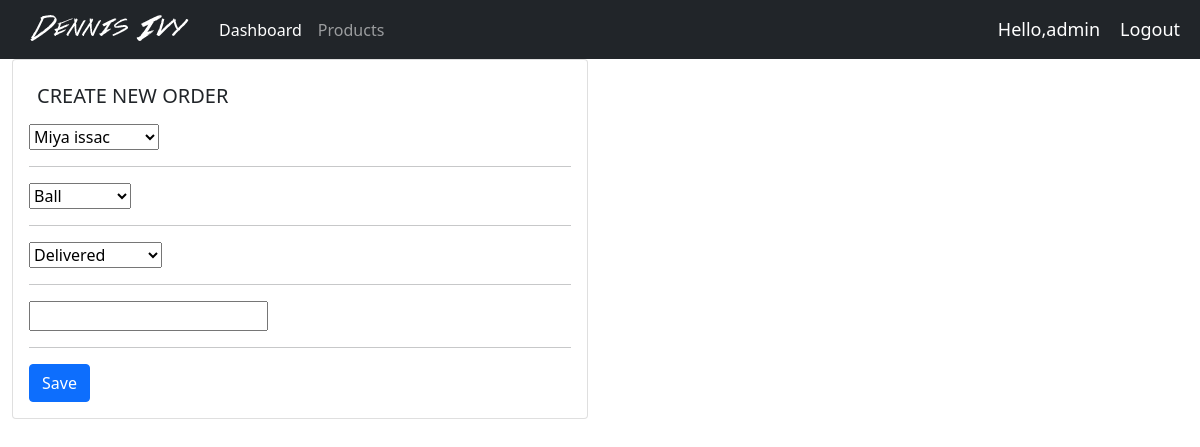
The app's page /accounts/8/update/ (signed in) with its own data.
### accounts/models.py (models this page shows, shortened)
class Order(models.Model):
    STATUS=(
        ('Pending','Pending'),
        ('Out of Delivery','Out of delivery'),
        ('Delivered','Delivered'),
    )
    customer=models.ForeignKey(Customer,on_delete=models.SET_NULL,null=True)
    product=models.ForeignKey(Product,on_delete=models.SET_NULL,null=True)
    data_created=models.DateTimeField(auto_now_add=True,null=True,blank=True)
    status=models.CharField(max_length=200,null=True,choices=STATUS)
    note=models.CharField(max_length=100,null=True)

### accounts/decorators.py (the view)
        def wrapper_func(request, *args, **kwargs):
            group=None
            if request.user.groups.exists():
                group=request.user.groups.all()[0].name
            if group in allowed_roles:
                return view_func(request, *args, **kwargs)
            else:
                return HttpResponse('You are not authorised to view this page')

### accounts/forms.py
class Orderform(forms.ModelForm):
    class Meta:
        model=Order
        fields="__all__"

### accounts/models.py (called while the page is built)
    def __str__(self):
        return self.name

    def __str__(self):
        return self.name

### accounts/views.py (called while the page is built)
@login_required(login_url='login')
@allowed_used(allowed_roles=['admin'])
def updateOrder(request, pk):
    order = Order.objects.get(id=pk)
    form = Orderform(instance=order)
    if request.method == 'POST':
	    form = Orderform(request.POST, instance=order)
	    if form.is_valid():
		    form.save()
		    return render(request, 'accounts/dashboard.html')
    context =  {'form':form}
    return render(request, 'accounts/Order_form.html', context)

### accounts/templates/accounts/Order_form.html (shortened to what this page needs)
{% extends 'accounts/basic.html' %}
{% block content %}
<div class="container-fluid" style="height:100vh;" >
    <div class="row">
        <div class="col-md-6">
            <div class="card card-body">
                <h5 class="p-2">CREATE NEW ORDER</h5>
                <form action="" method="POST">
                        {% for form in form %}
                            {{form}}
                            <hr>
                        {% endfor %}
                        <input class="btn btn-primary" type="submit" value="Save">
                </form>
            </div>
        </div>
    </div>
</div>
{% endblock  %}

### accounts/templates/accounts/basic.html (shortened to what this page needs)
{% load static %}
<!DOCTYPE html>
<html lang="en">
<head>
	<link rel="stylesheet" type="text/css" href="{% static '/css/style.css' %}">
	<link href="https://cdn.jsdelivr.net/npm/bootstrap@5.1.0/dist/css/bootstrap.min.css" rel="stylesheet">
</head>
<body>
	<nav class="navbar navbar-expand-lg navbar-dark bg-dark">
		<div class="container-fluid">
		  <img src="{% static '/images/logo.png' %}" >
		  <div class="collapse navbar-collapse" id="navbarNav">
			<ul class="navbar-nav">
				{% if request.user.is_staff %}
			  <li class="nav-item">
				<a class="nav-link active" aria-current="page" href="{% url 'home' %}">Dashboard</a>
			  </li>
			  <li class="nav-item">
				<a class="nav-link" href="{% url 'products' %}">Products</a>
			  </li>
			   	{% else %}
			  <li class="nav-item">
				<a class="nav-link" href="{% url 'account_settings' %}">Settings</a>
			  </li>
			  {% endif %}
			</ul>
		  </div>
		</div>
		<span class="hello-msg">Hello,{{request.user}}</span>
		<span><a class="hello-msg"  href="{% url 'logout'%}">Logout</a></span>
	  </nav>
		  {% block content %}
		  {% endblock %}
</body>
</html>

### static/css/style.css (style rules this page uses)
body { background-color: #ebeff5; }

### accounts/templates/accounts/basic.html (style rules this page uses)
.hello-msg { font-size:18px; color:white; margin-right:20px; text-decoration:none; }

### records on screen
Order: form "Miya issac" "Ball" "Delivered"

### other values on screen
{{ request.user }} "admin"
